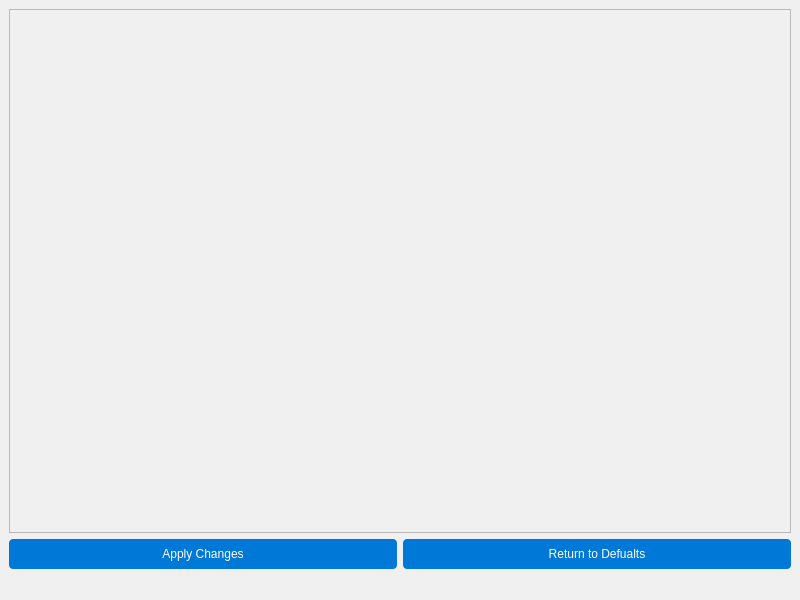
<?xml version="1.0" encoding="UTF-8"?>
<ui version="4.0">
 <class>MainWindow</class>
 <widget class="QMainWindow" name="MainWindow">
  <property name="geometry">
   <rect>
    <x>0</x>
    <y>0</y>
    <width>800</width>
    <height>600</height>
   </rect>
  </property>
  <property name="windowTitle">
   <string>MainWindow</string>
  </property>
  <property name="styleSheet">
   <string notr="true">QWidget {
    background-color: #F0F0F0; /* Light gray background */
    color: #000000; /* Black text */
}

QPushButton {
    background-color: #0078D7; /* Windows blue */
    color: #FFFFFF; /* White text */
    border-radius: 4px;
    padding: 8px;
}

QPushButton:hover {
    background-color: #0056A3; /* Darker blue on hover */
}

QLineEdit {
    background-color: #FFFFFF; /* White background */
    border: 1px solid #B0B0B0; /* Gray border */
    border-radius: 4px;
    padding: 4px;
}

QLineEdit:focus {
    border: 1px solid #0078D7; /* Blue border when focused */
}

QLabel {
    font-weight: bold;
}

QComboBox {
    background-color: #FFFFFF; /* White background */
    border: 1px solid #B0B0B0; /* Gray border */
    border-radius: 4px;
    padding: 4px;
}

QComboBox:editable {
    background: #FFFFFF; /* White when editable */
}

QComboBox:!editable, QComboBox::drop-down:editable {
    background: #E7E7E7; /* Light gray when not editable */
}

QComboBox::drop-down {
    width: 20px; /* Width of the dropdown arrow */
}

QCheckBox {
    spacing: 5px; /* Space between checkbox and label */
}

QRadioButton {
    spacing: 5px; /* Space between radio button and label */
}
</string>
  </property>
  <widget class="QWidget" name="centralwidget">
   <layout class="QGridLayout" name="gridLayout">
    <item row="1" column="1">
     <widget class="QPushButton" name="ApplyChanges">
      <property name="text">
       <string>Apply Changes</string>
      </property>
     </widget>
    </item>
    <item row="1" column="2">
     <widget class="QPushButton" name="Defaults">
      <property name="text">
       <string>Return to Defualts</string>
      </property>
     </widget>
    </item>
    <item row="0" column="1" colspan="2">
     <widget class="QListWidget" name="listWidget">
      <property name="maximumSize">
       <size>
        <width>16777215</width>
        <height>1677706</height>
       </size>
      </property>
     </widget>
    </item>
   </layout>
  </widget>
  <widget class="QMenuBar" name="menubar">
   <property name="geometry">
    <rect>
     <x>0</x>
     <y>0</y>
     <width>800</width>
     <height>33</height>
    </rect>
   </property>
  </widget>
  <widget class="QStatusBar" name="statusbar"/>
 </widget>
 <resources/>
 <connections/>
</ui>
